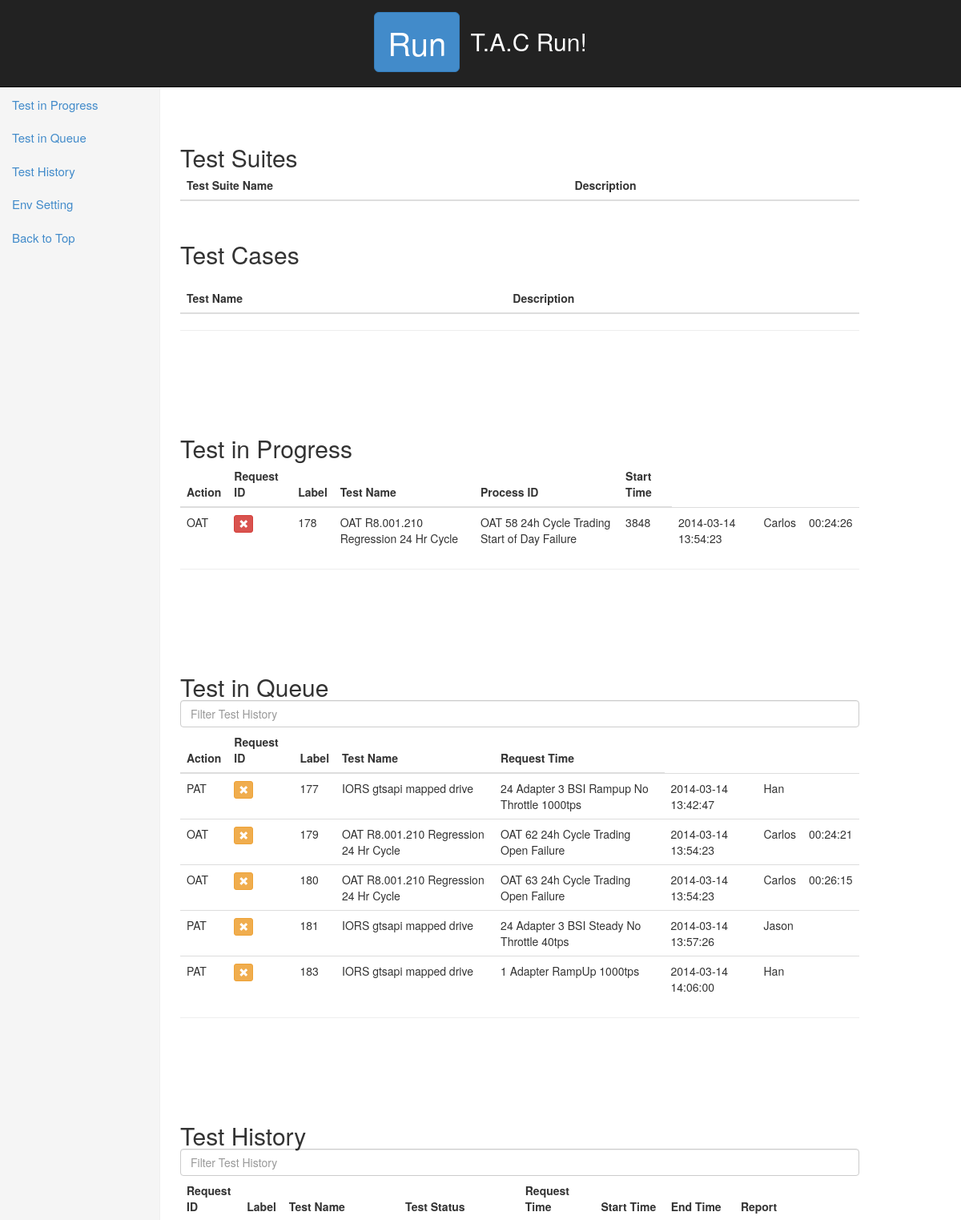
Page /test.php (upper part) on the committed database.
### tables this page shows
CREATE TABLE IF NOT EXISTS `test_request` (
  `request_id` int(11) NOT NULL AUTO_INCREMENT,
  `process_id` int(11) NOT NULL,
  `status` int(11) NOT NULL DEFAULT '0' COMMENT '0-queued,1-running,2-completed-pass,3-completed-fail,4-killed,5-sys error, 6-test cancelled',
  `test_id` int(11) NOT NULL,
  `start_timestamp` datetime NOT NULL,
  `end_timestamp` datetime NOT NULL,
  `request_timestamp` timestamp NOT NULL DEFAULT CURRENT_TIMESTAMP,
  `report` varchar(200) NOT NULL,
  `label` varchar(50) DEFAULT NULL,
  `user_id` int(11) NOT NULL,
  `lock_env_with_launch` tinyint(1) DEFAULT NULL,
  `lock_env_with_launch_reason` varchar(100) DEFAULT NULL,
  KEY `request_id` (`request_id`)
);

CREATE TABLE IF NOT EXISTS `test_env` (
  `env_id` int(11) NOT NULL AUTO_INCREMENT,
  `env_name` varchar(20) NOT NULL,
  `status` int(11) NOT NULL DEFAULT '0' COMMENT '0-available, 1-unavailable',
  `reason` varchar(100) DEFAULT NULL,
  `user_id` int(11) DEFAULT NULL,
  PRIMARY KEY (`env_id`)
);

CREATE TABLE IF NOT EXISTS `test_case` (
  `test_id` int(11) NOT NULL AUTO_INCREMENT,
  `test_name` varchar(50) NOT NULL,
  `description` varchar(200) DEFAULT NULL,
  `avg_duration` time DEFAULT NULL,
  PRIMARY KEY (`test_id`)
);

CREATE TABLE IF NOT EXISTS `user` (
  `user_id` int(11) NOT NULL AUTO_INCREMENT,
  `user_name` varchar(20) NOT NULL,
  `user_email` varchar(30) NOT NULL,
  PRIMARY KEY (`user_id`)
);

### base_function.php (the view, shortened to what this page needs)
<?php
	function f_tableProgress()
	{
		global $db;
		$sql_query = "select tc.avg_duration, tr.user_id,tr.test_id,tr.request_id,tr.process_id,tr.label,tc.test_name,tr.start_timestamp
								from test_request as tr,test_case as tc where tr.status = 1 and tr.test_id = tc.test_id order by tr.request_id";
		$result = $db->query($sql_query) or die($db->error);
    while($row = $result->fetch_assoc())
		{
			$rid = $row['request_id'];
			$label = $row['label'];
			$name = $row['test_name'];
			$pid = $row['process_id'];
			$stime = $row['start_timestamp'];
			$uid = $row['user_id'];
			$user_name = f_getUserFromId($uid);
			$duration = $row['avg_duration'];
			$test_id = $row['test_id'];
			$env = f_getEnv($test_id);
			echo "<tr id='p_$rid'>
							<td>$env</td>
							<td><a title='Kill' id='$rid' href='action.php?action=kill&rid=$rid' class='btn btn-danger btn-xs test_kill_btn'><span class='glyphicon glyphicon-remove'></span></a></td>
							<td>$rid</td>
							<td>$label</td>
							<td>$name</td>
							<td>$pid</td>
							<td>$stime</td>
							<td>$user_name</td>
							<td>$duration</td>
						</tr>";
		}
	}
	function f_tableQueue()
	{
		global $db;
		$sql_query = "select tc.avg_duration,tr.user_id, tr.test_id, tr.request_id,tr.label,tc.test_name,tr.request_timestamp
								from test_request as tr,test_case as tc where tr.status = 0 and tr.test_id = tc.test_id order by tr.request_id";
		$result = $db->query($sql_query) or die($db->error);
    while($row = $result->fetch_assoc())
		{
			$rid = $row['request_id'];
			$label = $row['label'];
			$name = $row['test_name'];
			$rtime = $row['request_timestamp'];
			$uid = $row['user_id'];
			$user_name = f_getUserFromId($uid);
			$duration = $row['avg_duration'];
			$test_id = $row['test_id'];
			$env = f_getEnv($test_id);
			echo "<tr id='q_$rid'>
							<td>$env</td>
							<td><a title='Cancel' id='$rid' href='action.php?action=cancel&rid=$rid' class='btn btn-warning btn-xs test_cancel_btn'><span class='glyphicon glyphicon-remove'></span></a></td>
							<td>$rid</td>
							<td>$label</td>
							<td>$name</td>
							<td>$rtime</td>
							<td>$user_name</td>
							<td>$duration</td>
						</tr>";
		}
	}
	function f_getEnv($test_id)
	{
		global	$db;
		$output = '';
		$sql_query = "select te.env_name as name from env_relation as er,test_env as te where er.test_id = $test_id and er.env_id = te.env_id";
		$result = $db->query($sql_query) or die($db->error);
		while($row = $result->fetch_assoc())
		{
			$env = $row['name'];
			$output = $env . ' ';
		}
		return $output;
	}
	function f_getUserFromId($uid)
	{
		global $db;
		$sql_query = "select user_name as name from user where user_id = $uid limit 1";
		$result = $db->query($sql_query) or die($db->error);
		$row = $result->fetch_assoc();
		return $row['name'];
	}
?>

### test.php (shortened to what this page needs)
<?php
	require_once "base_function.php";
?>
<!DOCTYPE HTML>
<html lang="en">
    <head>
            <link href="css/bootstrap.min.css" rel="stylesheet" media="screen">
            <link href="tac.css" rel="stylesheet">
    </head>
    <body>
	<nav id="topnav" class="navbar navbar-default navbar-fixed-top navbar-inverse">
		<div class="container-fluid">
			<p class="text-center" id="slogan">
				<button id="runbtn" class="btn btn-primary btn-lg navbar-btn">Run</button> T.A.C Run!
			</p>
		</div>
	</nav>
	<div class="container-fluid">
		<div class="row">
			<div class="col-sm-3 col-md-2 sidebar">
				<ul class="nav nav-sidebar">
					<li><a id="progress_link" href="#progress">Test in Progress</a></li>
					<li><a href="#queue">Test in Queue</a></li>
					<li><a href="#history">Test History</a></li>
					<li><a href="#env">Env Setting</a></li>
					<li><a href="#main">Back to Top</a></li>
				</ul>
			</div>
		</div>
		<div id="main" class="col-sm-9 col-sm-offset-3 col-md10 col-md-offset-2">
			<form id="test_request" method="get" action="test_request.php">
				<h2 class="sub-header inline_header">Test Suites</h2>
				<table class="table">
						<thead>
								<tr>
									<th>Test Suite Name</th>
									<th>Description</th>
								</tr>
						</thead>
					</table>
				<h2 class="sub-header">Test Cases</h2>
					<table class="table">
						<thead>
								<tr>
									<th>Test Name</th>
									<th>Description</th>
								</tr>
						</thead>
					</table>
			</form>
			<hr/>
			<div id="progress">
				<h2 class="sub-header inline_header">Test in Progress</h2>
				<table class="table">
					<thead>
						<tr>
							<th>Action</th>
							<th>Request ID</th>
							<th>Label</th>
							<th>Test Name</th>
							<th>Process ID</th>
							<th>Start Time</th>
						</tr>
					</thead>
					<tbody>
						<?php f_tableProgress(); ?>
					</tbody>
				</table>
			</div>
			<hr/>
			<div id="queue">
				<h2 class="sub-header inline_header">Test in Queue</h2>
				<form>
						<input id="history_search" class="form-control" placeholder="Filter Test History">
				</form>
				<table class="table">
					<thead>
						<tr>
							<th>Action</th>
							<th>Request ID</th>
							<th>Label</th>
							<th>Test Name</th>
							<th>Request Time</th>
						</tr>
					</thead>
					<tbody>
						<?php f_tableQueue(); ?>
					</tbody>
				</table>
			</div>
			<hr/>
			<div id="history">
				<h2 class="sub-header inline_header">Test History</h2>
				<form>
						<input id="history_search" class="form-control" placeholder="Filter Test History">
				</form>
				<table class="table">
					<thead>
						<tr>
							<th>Request ID</th>
							<th>Label</th>
							<th>Test Name</th>
							<th>Test Status</th>
							<th>Request Time</th>
							<th>Start Time</th>
							<th>End Time</th>
							<th>Report</th>
						</tr>
					</thead>
				</table>
			</div>
		</div>
	</div>
    </body>
</html>

### tac.css (style rules this page uses)
body { font-weight: 200; padding-top: 100px; }
#slogan { font-size:30px; }
#topnav { padding-top:15px; color:white; }
#runbtn { margin-top:0; margin-right:5px; }
@media (min-width:768px) { .sidebar { position: fixed; top:100px; left:0; bottom:0px; display:block; z-index: 1000; padding:10px 0px 10px 0px; overflow-x:hidden; overflow-y:auto; border-right:1px solid #eee; background-color:#f5f5f5; border-radius:5px; } }
.nav>li { position: relative !important; display:block !important; font-size:15px !important; }
.sub-header { margin-top:50px; padding-bottom:10px; }
.navbar-btn { font-size:40px; }
#progress,#queue,#history,#env { padding-top:110px; }
#main { padding-top:80px; }
.inline_header { display:inline; }

### rows in the picture
test_request: test.env_name "OAT", request_id "178", label "OAT R8.001.210 Regression 24 Hr Cycle", test.test_name "OAT 58 24h Cycle Trading Start of Day Failure", process "3848", start_timestamp "2014-03-14 13:54:23", user.user_name "Carlos", test.avg_duration "00:24:26"
test_request: test.env_name "PAT", request_id "177", label "IORS gtsapi mapped drive", test.test_name "24 Adapter 3 BSI Rampup No Throttle 1000tps", request_timestamp "2014-03-14 13:42:47", user.user_name "Han"
test_request: test.env_name "OAT", request_id "179", label "OAT R8.001.210 Regression 24 Hr Cycle", test.test_name "OAT 62 24h Cycle Trading Open Failure", request_timestamp "2014-03-14 13:54:23", user.user_name "Carlos", test.avg_duration "00:24:21"
test_request: test.env_name "OAT", request_id "180", label "OAT R8.001.210 Regression 24 Hr Cycle", test.test_name "OAT 63 24h Cycle Trading Open Failure", request_timestamp "2014-03-14 13:54:23", user.user_name "Carlos", test.avg_duration "00:26:15"
test_request: test.env_name "PAT", request_id "181", label "IORS gtsapi mapped drive", test.test_name "24 Adapter 3 BSI Steady No Throttle 40tps", request_timestamp "2014-03-14 13:57:26", user.user_name "Jason"
test_request: test.env_name "PAT", request_id "183", label "IORS gtsapi mapped drive", test.test_name "1 Adapter RampUp 1000tps", request_timestamp "2014-03-14 14:06:00", user.user_name "Han"
